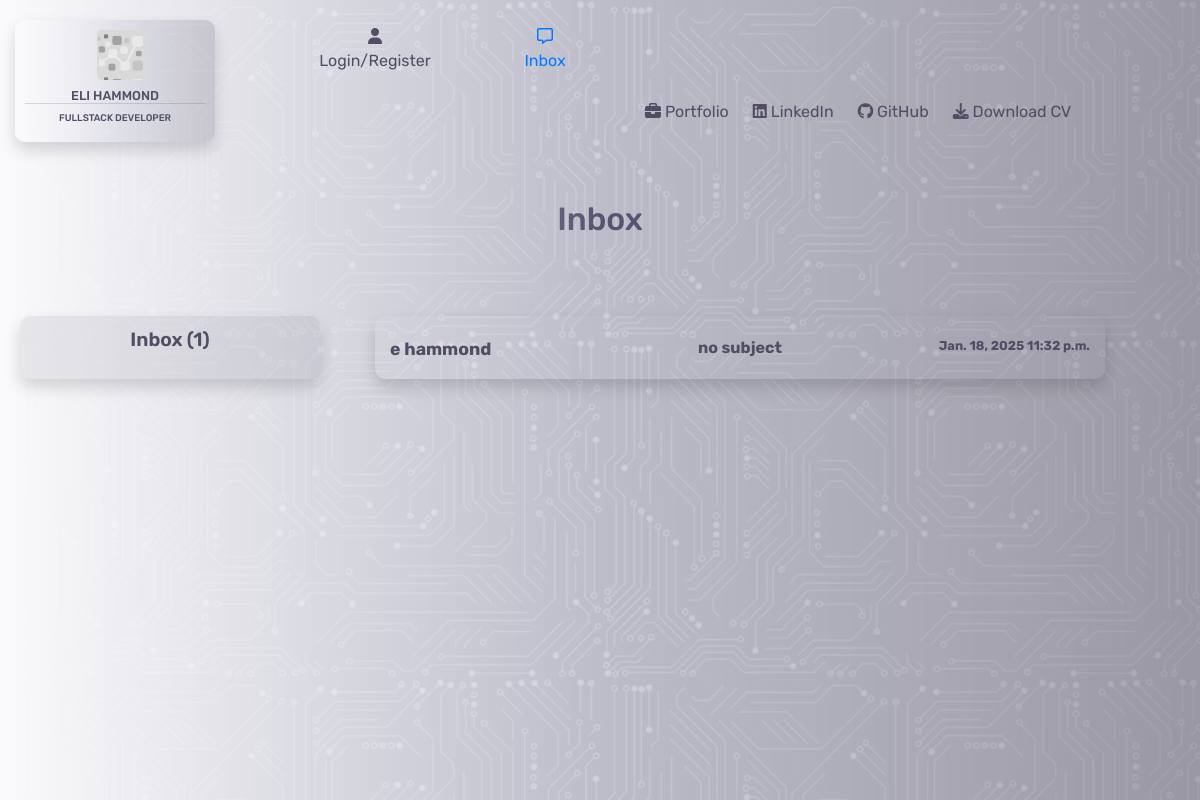
The page /contacts/ on the database as committed earlier.
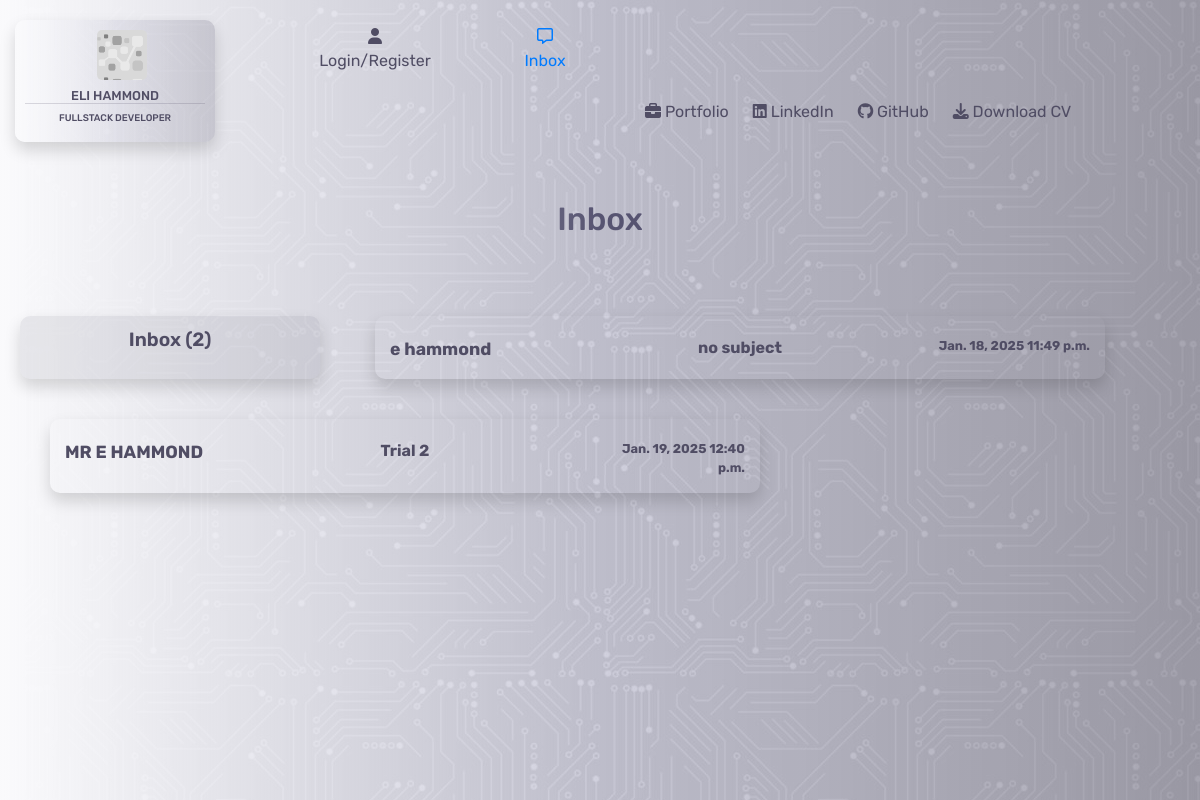
The same page on the database as committed later.
### contacts/models.py (models this page shows, shortened)
class Contacts(models.Model):
    class Meta:
        verbose_name_plural = "Contacts"
    name = models.CharField(max_length=26)
    subject = models.CharField(max_length=52, null=True, blank=True)
    email = models.EmailField()
    phone = models.IntegerField()
    message = models.TextField()
    date = models.DateField(auto_now=True)
    time = models.TimeField(auto_now=True)
    new_message = models.BooleanField(default=True)

### contacts/views.py (the view)
# urls.py: path('', views.contacts, name='contacts'),
def contacts(request):
    inbox = Contacts.objects.all()
    context = {
        'inbox': inbox
    }
    return render(request, 'contacts/contacts.html', context)

### contacts/templates/contacts/contacts.html (shortened to what this page needs)
{% extends "base.html" %}
{% load static %}
{% block content %}
<div class="container-fluid">
    <div class="row">
        <div class="col-4"></div>
        <div class="col-4">
            <h2 class="header">Inbox</h2>
        </div>
        <div class="col-4"></div>
    </div>
    <div class="row">
        <div class="col-3 inbox-margin shadow">
            <div class="inbox-header">
                Inbox ({{ inbox.count}})
            </div>
        </div>
        {% for i in inbox %}
        <div class="col-8">
            <div {% if i.new_message %}class="new-message"{% endif %}>
                <a href="{% url 'open_message' contact.id %}">
                    <div class="row message-container shadow">
                        <div class="col-3">
                            <p class="inbox-name">{{ i.name }}</p>
                        </div>
                        <div class="col-6">
                            {% if i.subject %}
                            <p class="inbox-subject">{{ i.subject }}</p>
                            {% else %}
                            <p class="inbox-subject">no subject</p>
                            {% endif %}
                        </div>
                        <div class="col-3">
                            <p class="inbox-date-time">{{ i.date }} {{ i.time }}</p>
                        </div>
                    </div>
                </a>
            </div>
        </div>
    </div>
        {% endfor %}
</div>
{% endblock %}

### templates/base.html (shortened to what this page needs)
{% load static %}
<!DOCTYPE html>
<html lang="en">
<head>
    {% block corecss %}
        <link rel="stylesheet" href="https://stackpath.bootstrapcdn.com/bootstrap/4.4.1/css/bootstrap.min.css">
        <link rel="stylesheet" href="https://cdnjs.cloudflare.com/ajax/libs/font-awesome/6.6.0/css/all.min.css">
        <link rel="stylesheet" href="https://cdnjs.cloudflare.com/ajax/libs/font-awesome/6.6.0/css/all.min.css">
        <link rel="stylesheet" href="{% static 'css/base.css' %}">
    {% endblock %}
</head>
<body>
    <div class="opaque"></div>
    <header>
        <nav>
            <div class="container-fluid">
                <div class="row">
                    <div class="col-md-3">
                        <a href="{% url 'home' %}">
                            <div class="logo shadow">
                                <div class="logo-logo"></div>
                                <h5>Eli Hammond</h5>
                                <h6>Fullstack Developer</h6>
                            </div>
                        </a>
                    </div>
                    <div class="col-md-3">
                        <div class="row">
                            <div class="col-md-6">
                                <div class="dropdown">
                                    <div class="dropbtn">
                                        <div class="icon"><i class="fa-solid fa-user"></i></div>
                                        {% if request.user.is_authenticated %}
                                            <div class="hello">
                                                Hello {{ user.username|capfirst }}
                                            </div>
                                        {% else %}
                                            Login/Register
                                        {% endif %}
                                    </div>
                                </div>
                            </div>
                            <div class="col-md-6">
                                {% if message %}
                                    <div class="if-message">
                                        <div class="inbox-number"><strong>5</strong></div>
                                        <div class="icon if-message"><i class="fa-regular fa-message"></i></div>
                                        Inbox
                                    </div>
                                {% else %}
                                    <div class="message-box">
                                        <a href="{% url 'contacts' %}">
                                            <div class="icon"><i class="fa-regular fa-message"></i></div>
                                        Inbox
                                        </a>
                                    </div>
                                {% endif %}
                            </div>
                        </div>
                    </div>
                    <div class="col-md-6">
                    </div>
                </div>
                <div class="row bottom-header">
                    <div class="col-md-6"></div>
                    <div class="col-md-6 d-none d-lg-block">
                        <ul>
                            <li>
                                <a href="{% url 'portfolio' %}">{% block custom_style %}<i class="fa-solid fa-briefcase"></i> Portfolio{% endblock %}</a>
                            </li>
                            <li>
                                <a href="https://www.linkedin.com/in/elliot-hammond-286739298/" target="_blank"><i class="fa-brands fa-linkedin"></i> LinkedIn</a>
                            </li>
                            <li>
                                <a href="https://github.com/e-h-dev" target="_blank"><i class="fa-brands fa-github"></i> GitHub</a>
                            </li>
                            <li>
                                <a href=""><i class="fa-solid fa-download"></i> Download CV</a>
                            </li>
                        </ul>
                    </div>
                </div>
            </div>
        </nav>
    </header>
    {% block content %}
    {% endblock %}
</body>
</html>

### static/css/base.css (style rules this page uses)
:root { --main-font:Rubik; --text-color:rgb(80, 77, 100); }
body { background-image: url('/media/background-image.jpg'); }
header { height:200px; }
.logo-logo { background-image: url("/media/small-logo.png"); height:50px; width:50px; position: relative; left:40%; background-size: contain; border-radius: 5px; z-index: -9999999999999999999999; }
.logo { height:100; width:200px; border-radius: 10px; position: relative; top:20px; z-index: 9999999999; font-family: var(--main-font); color:rgb(80, 77, 100); padding:10px; text-transform: uppercase; background-image: linear-gradient(to right, #fafafc, rgba(103, 102, 146, 0.1), rgba(80, 77, 100, 0.2)); }
.logo h5 { text-align: center; font-size: 0.8rem; padding-top: 8px; border-bottom: 1px solid rgba(80, 77, 100, 0.2); }
.logo h6 { text-align: center; font-size: 0.6rem; }
.bottom-header { position: absolute; top:100px; width:90vw; left:100px; }
.opaque { background-image: linear-gradient(to right, #fafafc, rgba(103, 102, 146, 0.3), rgba(80, 77, 100, 0.5)); height:100vh; width:100vw; z-index: 1; position: fixed; }
ul { list-style: none; position: relative; padding-left:5px; z-index: 2; }
li a { color:rgb(80, 77, 100); font-family: var(--main-font); font-size: 1rem; padding-right: 1.5rem; float: left; }
.dropbtn { color: rgb(80, 77, 100); font-size: 16px; top:25px; text-align: center; font-family: var(--main-font); border: none; position: relative; z-index:1; cursor: pointer; }
.message-box { font-family: var(--main-font); color: rgb(80, 77, 100); position: relative; top:25px; left:20px; text-align: center; z-index: 2; }
.icon { position: inherit; text-align: center; font-size: 1rem; }
.header { font-family: var(--main-font); color: rgb(80, 77, 100); text-align: center; padding-bottom: 50px; }
.col-md-6 { width:90%; }
.inbox-header { position: relative; z-index: 2; font-family: var(--main-font); font-size: 1.2rem; color: var(--text-color); font-weight: 600; }
.inbox-margin { background-color: rgba(80, 77, 100, 0.1); position: relative; z-index: 2; margin:20px; border-radius: 10px; text-align: center; padding:10px; }
.message-container { color: var(--text-color); font-family: var(--main-font); position: relative; z-index: 2; padding-top: 20px; border-radius: 10px; margin: 20px; }
.new-message { font-weight: bolder; }
.inbox-name { font-size: 1.1rem; }
.inbox-subject { font-size: 1rem; text-align: center; }
.inbox-date-time { font-size: 0.8rem; text-align: right; }

Rows that differ between the two databases and show on the page:
changed Contacts "e hammond": time "11:32 p.m." → "11:49 p.m."
added Contacts: name "MR E HAMMOND", subject "Trial 2", date "Jan. 19, 2025", time "12:40 p.m."
Other text that changed with them:
{{ inbox.count }}: "1" → "2"
